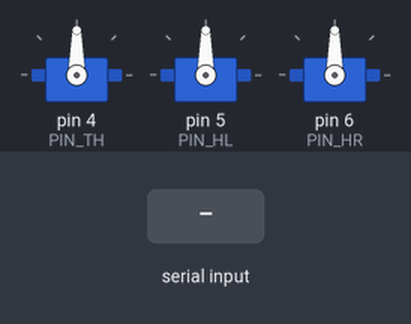
A sketch run on a simulated Arduino Uno, built with avr-gcc and run on an emulated ATmega328P. Shown: 3 × servo. Inputs (shaded band) come from the test bench. What the sketch prints to the serial monitor is not drawn.

Above: at 1.2 s.
1.3 s: "1\n" received over Serial
At 2.0 s:
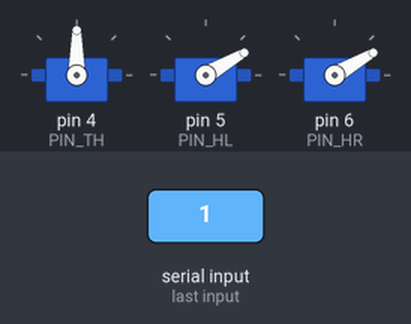
3.0 s: "2\n" received over Serial
At 4.4 s:
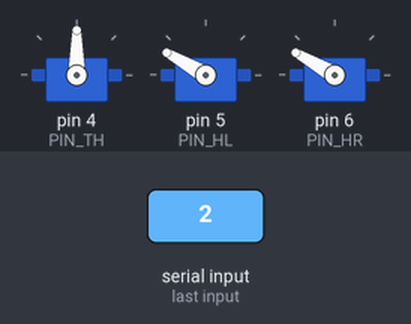
4.7 s: "3\n" received over Serial
At 5.9 s:
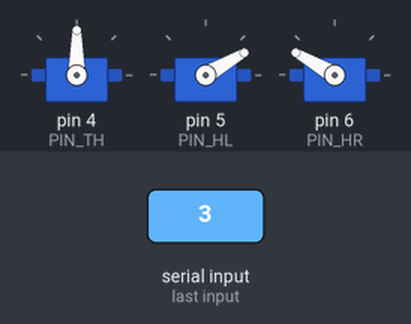
6.4 s: "4\n" received over Serial
At 7.2 s:
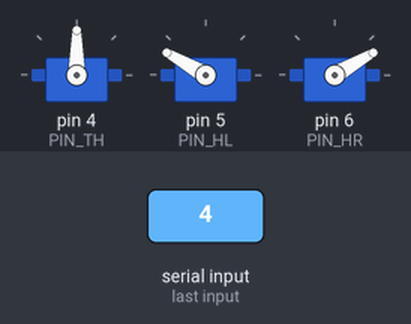
8.1 s: "5\n" received over Serial
At 9.5 s:
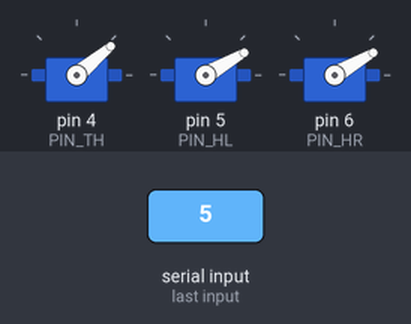
9.8 s: "6\n" received over Serial
At 10.9 s:
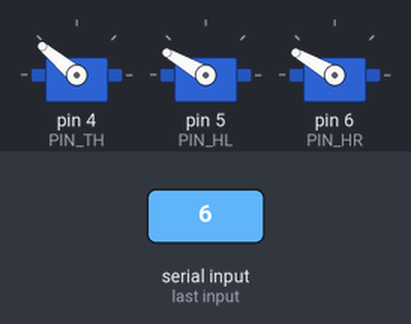
Timing chart, 0 to 12.5 s (numbered marks = the images above; inputs shaded):
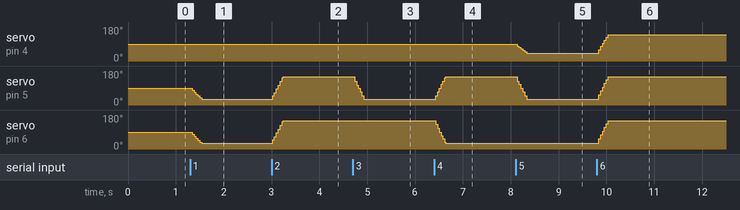

The sketch:

c2_function.ino
```cpp
//-- myPOSE calibration

int N_SERVOS = 3; // 伺服馬達的個數

// 參數：校正的位置 (要調整的角度)
int adj[]={ 0, 0, 0 };

// 參數：起始位置
int pos[]={ 90,90,90 };  // 起始位置

// TEMPO: 121 BPM
int tempo_base = 120;

#define INTERVALTIME 10.0

// 參數：各伺服馬達的腳位
#define PIN_TH 4
#define PIN_HL 5
#define PIN_HR 6

#include <Servo.h>
Servo S0, S1, S2;


void help(void)
{
  Serial.println("This is used to calibration the servos for 'Otto'");
  Serial.println("The interface uses single character controls");
  Serial.println("");
  Serial.println("'0' - HOME");
  Serial.println("'1, 2, 3, 4, 5, 6' - MOVE");
  Serial.println("");
}


// 處理輸入的字元
void processChar(char c)
{
  int s = sizeof(pos);
  int new0[] = { 90,  90,  90 };
  int new1[] = { 90, 150,  30 };
  int new2[] = { 90,  30, 150 };
  int new3[] = { 90, 150, 150 };
  int new4[] = { 90,  30,  30 };
  int new5[] = { 40, 150,  30 };
  int new6[] = {140,  30, 150 };

  int t = tempo_base;
  switch(c)
  {
    case '0':
       tempo_servo(t*2, new0);
       break;

    case '1':
       tempo_servo(t*2, new1);
       break;

    case '2':
       tempo_servo(t*2, new2);
       break;

    case '3':
       tempo_servo(t*2, new3);
       break;

    case '4':
       tempo_servo(t*2, new4);
       break;

    case '5':
       tempo_servo(t*2, new5);
       break;

    case '6':
       tempo_servo(t*2, new6);
       break;

    case '7':
       tempo_servo(t*2, new6);
       tempo_servo(t*2, new0);
       break;

    case '8':
       tempo_servo(t*1, new6);
       tempo_servo(t*1, new0);
       break;

    case '9':
       tempo_servo(t*4, new6);
       tempo_servo(t*4, new0);
       break;

    case '\n':
    case '\r':
      break;

    default:
      Serial.print("Unknown command (");
      Serial.print(c);
      Serial.println(")");
      break;
  }
}


void move_servo()
{
  S0.write(pos[0]+adj[0]);
  S1.write(180-pos[1]+adj[1]);  // in myPOSE Left Hand
  S2.write(pos[2]+adj[2]);
}


void tempo_servo(int stime, int pos_new[])
{
  float increment[N_SERVOS];
  unsigned long final_time;
  unsigned long interval_time;
  int iteration = 1;
  int oneTime;
  int pos_old[] = { 0, 0, 0 };

  for(int i=0; i<N_SERVOS; i++)
  {
    pos_old[i] = pos[i];
    increment[i] = ((pos_new[i])-pos[i])/(stime/INTERVALTIME);
  }

  final_time =  millis() + stime;

  iteration = 1;
  while(millis() < final_time)
  {
      interval_time = millis()+INTERVALTIME;

      oneTime=0;
      while(millis()<interval_time)
      {
          if(oneTime<1)
          {
              for(int i=0;i<N_SERVOS;i++)
              {
                  pos[i] = pos_old[i] + (iteration * increment[i]);
              }
              move_servo();
              iteration++;
              oneTime++;
          }
      }
  }

  for(int i=0;i<N_SERVOS;i++)
  {
    pos[i] = pos_new[i];
  }
}


void setup(void)
{
  Serial.begin(115200);

  S0.attach(PIN_TH);
  S1.attach(PIN_HL);
  S2.attach(PIN_HR);

  help();
}


void loop()
{
  // 取得序列埠傳入的資料
  while(Serial.available() > 0)
  {
    processChar(Serial.read());
  }
  move_servo();
}
```

Measured:
- after the input at 1.3 s, servo on pin 5 (PIN_HL), servo on pin 6 (PIN_HR): 90° → 30° at once
- after the input at 3.0 s, servo on pin 5 (PIN_HL), servo on pin 6 (PIN_HR): 30° → 150° at once
- after the input at 4.7 s, servo on pin 5 (PIN_HL): 150° → 30° at once
- after the input at 6.4 s, servo on pin 5 (PIN_HL): 30° → 150° at once; servo on pin 6 (PIN_HR): 150° → 30° at once
- after the input at 8.1 s, servo on pin 4 (PIN_TH): 90° → 40° at once; servo on pin 5 (PIN_HL): 150° → 30° at once
- after the input at 9.8 s, servo on pin 4 (PIN_TH): 40° → 140° at once; servo on pin 5 (PIN_HL), servo on pin 6 (PIN_HR): 30° → 150° at once
